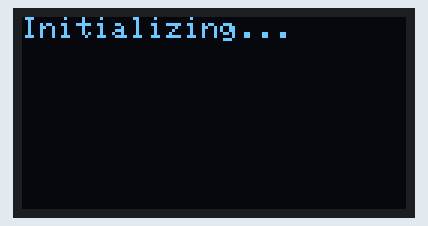
Bench run of a sketch on a simulated ESP32. On the bench: 128×64 one-colour display. WiFi joins after 1.5 s; servers stay silent unless stated; network time is answered at once with the bench clock; the local clock reads 2024-03-15 10:24:30 at power-on unless the sketch sets it; EEPROM starts erased; what the sketch prints to the serial monitor is not drawn.

Above: at 0.1 s.
At 1.7 s:
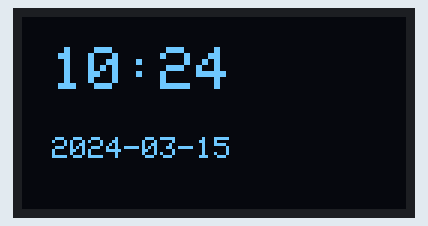
At 61.7 s:
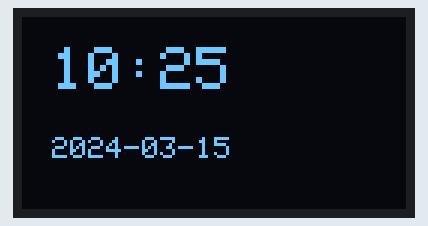
At 121.7 s:
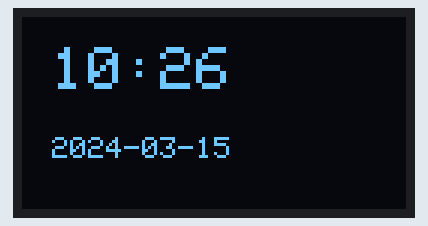

Measured:
- what the display in image 1 shows lasts 60.0 s, from 1.6 s to 61.6 s

The sketch:

Simple_Watch_Date_Time_using_NTP.ino
```cpp
#include <WiFi.h>
#include <NTPClient.h>
#include <WiFiUdp.h>
#include <EEPROM.h>
#include <Wire.h>
#include <Adafruit_GFX.h>
#include <Adafruit_SSD1306.h>

// OLED display settings
#define SCREEN_WIDTH 128
#define SCREEN_HEIGHT 64
#define OLED_RESET -1
Adafruit_SSD1306 display(SCREEN_WIDTH, SCREEN_HEIGHT, &Wire, OLED_RESET);

// Wi-Fi credentials
const char* ssid = "G";
const char* password = "thinkbig";

// NTP Client setup
WiFiUDP ntpUDP;
NTPClient timeClient(ntpUDP, "pool.ntp.org", 19800, 60000); // UTC+5:30 for IST

// EEPROM settings
#define EEPROM_SIZE 12 // Store year (4 bytes), month (1 byte), day (1 byte)
#define DATE_ADDRESS 0

// Time variables
int currentHour = 0;
int currentMinute = 0;
int currentDay = 1;
int currentMonth = 1;
int currentYear = 2023;
unsigned long lastMinuteIncrement = 0;
const unsigned long minuteInterval = 60000; // 60 seconds

// Structure to hold date for EEPROM
struct Date {
  int year;
  byte month;
  byte day;
};

// Function to write date to EEPROM
void writeDateToEEPROM(int year, byte month, byte day) {
  Date date = {year, month, day};
  EEPROM.put(DATE_ADDRESS, date);
  EEPROM.commit();
}

// Function to read date from EEPROM
Date readDateFromEEPROM() {
  Date date;
  EEPROM.get(DATE_ADDRESS, date);
  return date;
}

// Function to check if date has changed
bool isDateDifferent(int newYear, byte newMonth, byte newDay) {
  Date storedDate = readDateFromEEPROM();
  return (storedDate.year != newYear || storedDate.month != newMonth || storedDate.day != newDay);
}

// Function to display time and date on OLED
void displayTimeDate() {
  display.clearDisplay();
  display.setTextSize(2); // Larger text for time
  display.setTextColor(SSD1306_WHITE);
  display.setCursor(10, 10);
  display.printf("%02d:%02d", currentHour, currentMinute);

  display.setTextSize(1); // Smaller text for date
  display.setCursor(10, 40);
  display.printf("%04d-%02d-%02d", currentYear, currentMonth, currentDay);

  display.display();
}

// Function to update time locally
void updateLocalTime() {
  unsigned long currentMillis = millis();
  if (currentMillis - lastMinuteIncrement >= minuteInterval) {
    currentMinute++;
    lastMinuteIncrement = currentMillis;

    if (currentMinute >= 60) {
      currentMinute = 0;
      currentHour++;

      if (currentHour >= 24) {
        currentHour = 0;
        currentDay++;

        // Simple day/month/year rollover
        if (currentDay > 31 || (currentMonth == 2 && currentDay > 28) ||
            ((currentMonth == 4 || currentMonth == 6 || currentMonth == 9 || currentMonth == 11) && currentDay > 30)) {
          currentDay = 1;
          currentMonth++;
          if (currentMonth > 12) {
            currentMonth = 1;
            currentYear++;
          }
          // Update EEPROM with new date
          writeDateToEEPROM(currentYear, currentMonth, currentDay);
        }
      }
    }
    // Update OLED display
    displayTimeDate();
    // Print to Serial for debugging
    Serial.printf("Time: %02d:%02d, Date: %d-%02d-%02d\n", currentHour, currentMinute, currentYear, currentMonth, currentDay);
  }
}

void setup() {
  Serial.begin(115200);
  EEPROM.begin(EEPROM_SIZE);

  // Initialize OLED display
  if (!display.begin(SSD1306_SWITCHCAPVCC, 0x3C)) { // Address 0x3C for 128x64
    Serial.println("SSD1306 allocation failed");
    for (;;); // Halt if OLED fails
  }
  display.clearDisplay();
  display.setTextColor(SSD1306_WHITE);
  display.setCursor(0, 0);
  display.println("Initializing...");
  display.display();

  // Connect to Wi-Fi
  WiFi.begin(ssid, password);
  Serial.print("Connecting to Wi-Fi");
  while (WiFi.status() != WL_CONNECTED) {
    delay(500);
    Serial.print(".");
  }
  Serial.println("Connected!");

  // Initialize NTPClient
  timeClient.begin();
  timeClient.update();

  // Get date and time from NTP
  time_t epochTime = timeClient.getEpochTime();
  struct tm *ptm = gmtime(&epochTime);
  int ntpYear = ptm->tm_year + 1900;
  byte ntpMonth = ptm->tm_mon + 1;
  byte ntpDay = ptm->tm_mday;
  currentHour = timeClient.getHours();
  currentMinute = timeClient.getMinutes();
  currentYear = ntpYear;
  currentMonth = ntpMonth;
  currentDay = ntpDay;

  // Check and update EEPROM if date is different
  if (isDateDifferent(ntpYear, ntpMonth, ntpDay)) {
    writeDateToEEPROM(ntpYear, ntpMonth, ntpDay);
    Serial.println("Date updated in EEPROM");
  } else {
    Serial.println("Date unchanged, no EEPROM update");
  }

  // Display initial time and date
  displayTimeDate();
  Serial.printf("Initial Time: %02d:%02d, Date: %d-%02d-%02d\n", currentHour, currentMinute, currentYear, currentMonth, currentDay);

  // Disconnect Wi-Fi to save power
  WiFi.disconnect(true);
  WiFi.mode(WIFI_OFF);

  // Set last increment time
  lastMinuteIncrement = millis();
}

void loop() {
  updateLocalTime();
}
```
